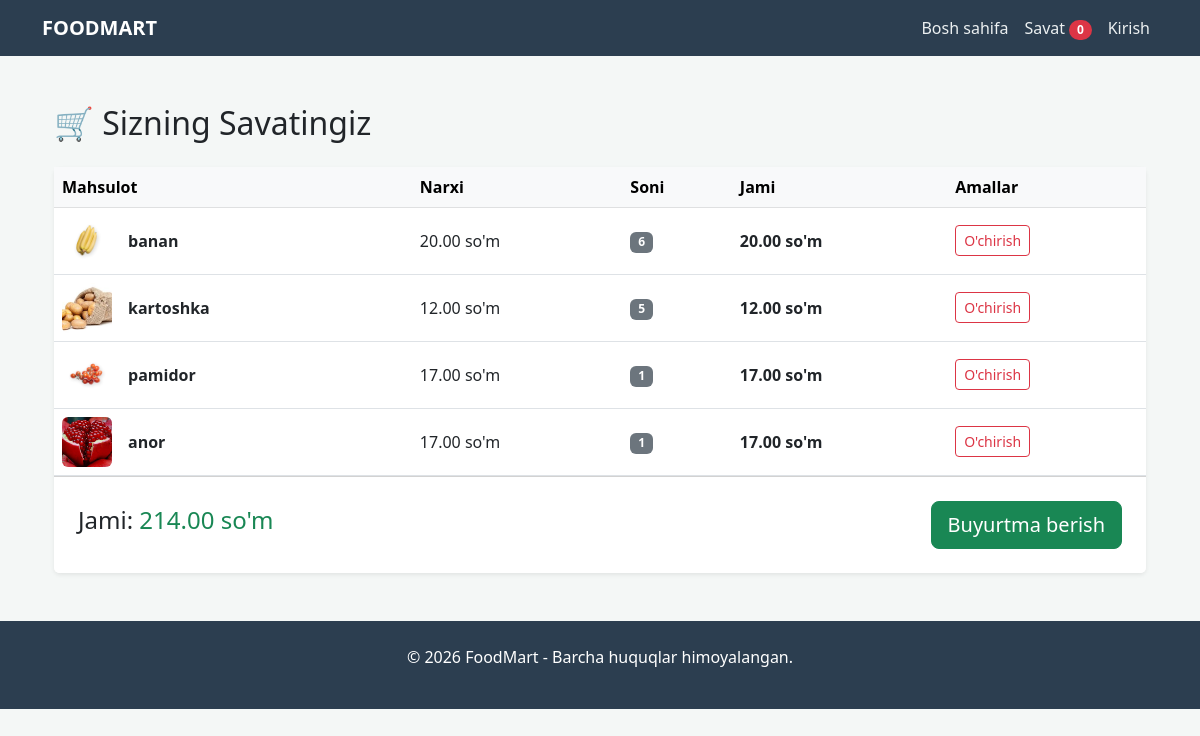
Page /cart/ on the committed database.
### shop/models.py (models this page shows, shortened)
class CartItem(models.Model):
    product = models.ForeignKey(Product, on_delete=models.CASCADE)
    quantity = models.IntegerField(default=1)
    class Meta:
        verbose_name = "Savat elementi"
        verbose_name_plural = "Savat elementlari"

class Product(models.Model):
    category = models.ForeignKey(Category, on_delete=models.CASCADE, verbose_name="Kategoriya")
    name = models.CharField(max_length=200, verbose_name="Mahsulot nomi")
    price = models.DecimalField(max_digits=10, decimal_places=2, verbose_name="Narxi")
    image = models.ImageField(upload_to='products/', verbose_name="Rasm")
    class Meta:
        verbose_name = "Mahsulot"
        verbose_name_plural = "Mahsulotlar"

### shop/views.py (the view)
# urls.py: path('cart/', views.cart_view, name='cart'),
def cart_view(request):
    cart_items = CartItem.objects.all()
    total_price = sum(item.product.price * item.quantity for item in cart_items)
    return render(request, 'cart.html', {
        'cart_items': cart_items,
        'total_price': total_price
    })

### shop/templates/cart.html
{% extends 'base.html' %}
{% block content %}
<div class="container mt-5">
    <h2 class="mb-4">🛒 Sizning Savatingiz</h2>
    {% if cart_items %}
        <div class="card shadow-sm border-0">
            <div class="table-responsive">
                <table class="table align-middle mb-0">
                    <thead class="table-light">
                        <tr>
                            <th>Mahsulot</th>
                            <th>Narxi</th>
                            <th>Soni</th>
                            <th>Jami</th>
                            <th>Amallar</th> </tr>
                    </thead>
                    <tbody>
                        {% for item in cart_items %}
                        <tr>
                            <td>
                                <div class="d-flex align-items-center">
                                    {% if item.product.image %}
                                        <img src="{{ item.product.image.url }}" alt="{{ item.product.name }}" style="width: 50px; height: 50px; object-fit: cover;" class="me-3 rounded">
                                    {% endif %}
                                    <strong>{{ item.product.name }}</strong>
                                </div>
                            </td>
                            <td>{{ item.product.price }} so'm</td>
                            <td>
                                <span class="badge bg-secondary">{{ item.quantity }}</span>
                            </td>
                            <td><strong>{{ item.product.price }} so'm</strong></td>
                            <td>
                                <a href="{% url 'remove_from_cart' item.id %}" class="btn btn-outline-danger btn-sm">
                                    O'chirish
                                </a>
                            </td>
                        </tr>
                        {% endfor %}
                    </tbody>
                </table>
            </div>
            <div class="card-footer bg-white p-4 d-flex justify-content-between align-items-center">
                <h4>Jami: <span class="text-success">{{ total_price }} so'm</span></h4>
                <a href="{% url 'checkout' %}" class="btn btn-success btn-lg">Buyurtma berish</a>
            </div>
        </div>
    {% else %}
        <div class="text-center py-5">
            <h4 class="text-muted">Savat hozircha bo'sh.</h4>
            <a href="{% url 'index' %}" class="btn btn-primary mt-3">Xarid qilishga qaytish</a>
        </div>
    {% endif %}
</div>
{% endblock %}

### shop/templates/base.html (style rules this page uses)
body { background-color: #f4f7f6; font-family: 'Segoe UI', sans-serif; }

### rows in the picture
CartItem: product.image (picture), product.name "banan", product.price "20.00", quantity "6"
CartItem: product.image (picture), product.name "kartoshka", product.price "12.00", quantity "5"
CartItem: product.image (picture), product.name "pamidor", product.price "17.00", quantity "1"
CartItem: product.image (picture), product.name "anor", product.price "17.00", quantity "1"

### other values in the picture
{{ total_price }} "214.00"
